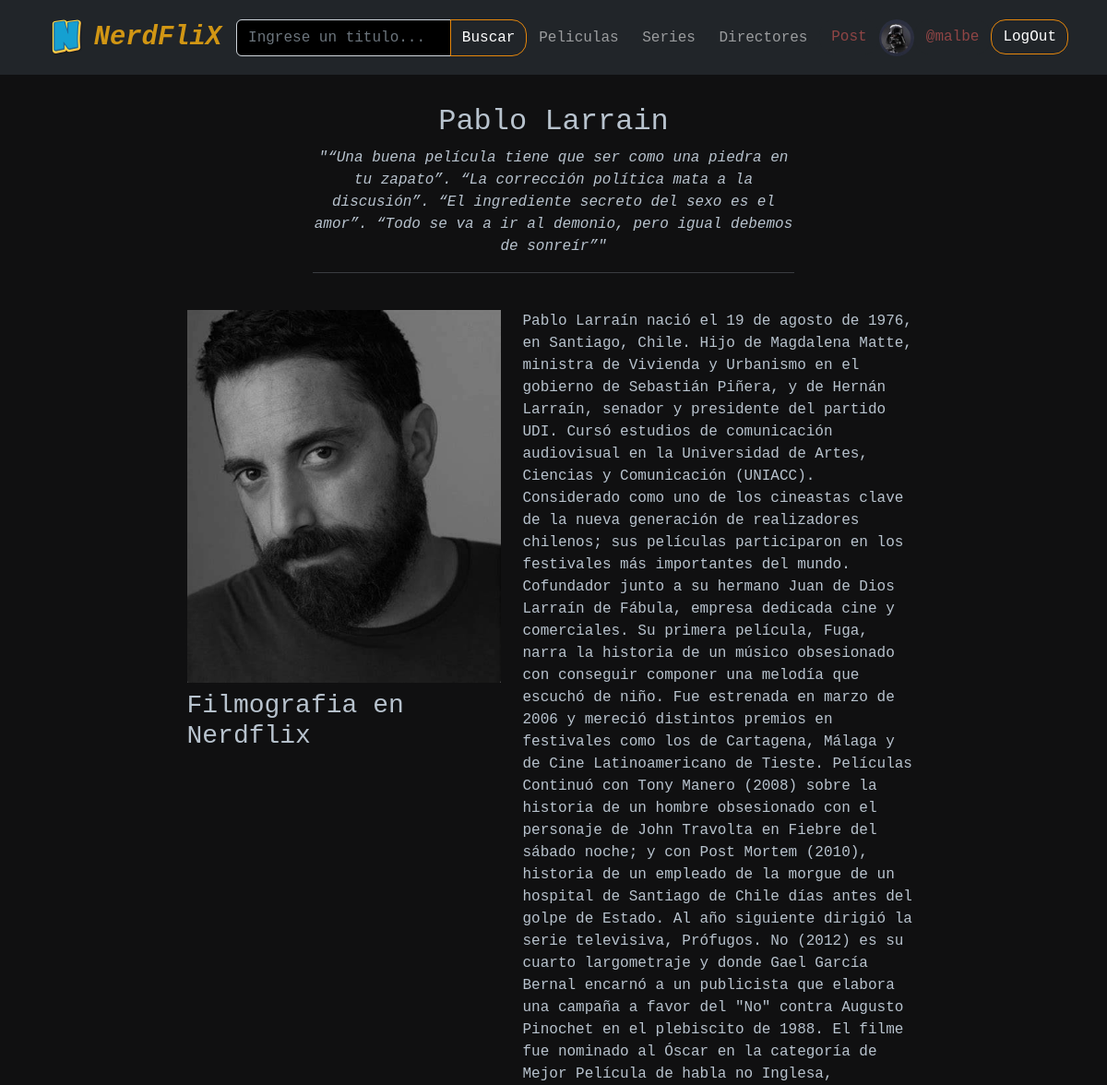
/directores-detalle/pablo-larrain (signed in, upper part), run on an earlier commit of the app's database.
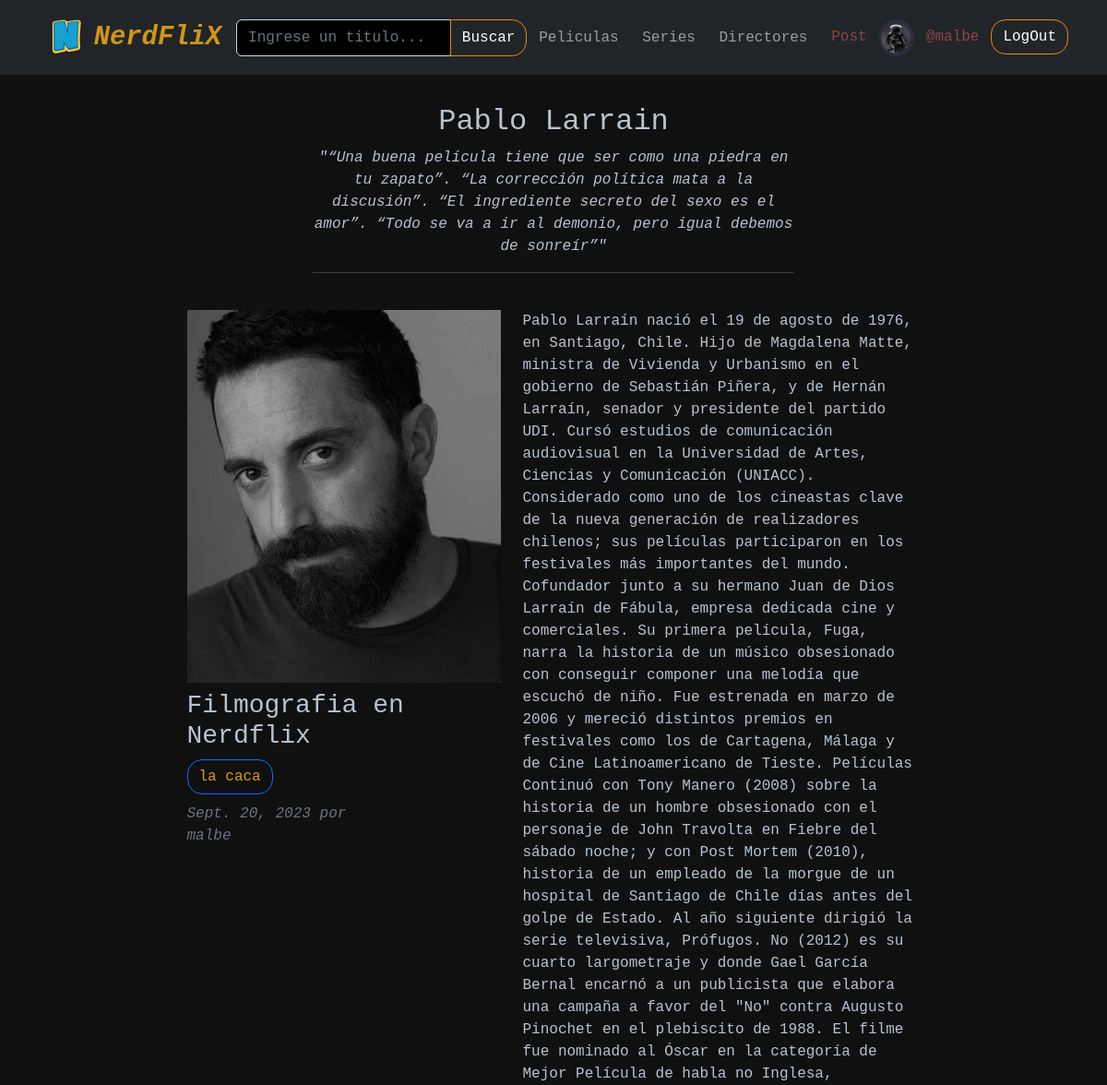
And on a later commit of the database.
### AppCoder/models.py (models this page shows, shortened)
class Peliculas(models.Model):
    titulo =models.CharField(max_length=50)
    slug = models.SlugField(unique=True,null=True)
    fecha_creacion=models.DateField(auto_now_add=True)
    genero= models.ManyToManyField(Generos)
    año=models.IntegerField(blank=True,null=True)
    director = models.ForeignKey(Directores,on_delete=models.CASCADE,null=True)
    reseña = models.TextField(null=True)
    autor_reseña= models.ForeignKey(User,on_delete=models.CASCADE,null=True)
    cover = models.ImageField(null=True)
    imagen = models.ImageField(null=True)
    video_link = EmbedVideoField(blank=True,null=True)
    destacada= models.BooleanField(default=False)

### AppCoder/views.py (the view)
# urls.py: path('directores-detalle/<slug:slug>',DirectoresDetalle.as_view(),name='directores_detalle'),
class DirectoresDetalle(LoginRequiredMixin,DetailView):
     model = Directores
     template_name= 'AppCoder/directores_detalle.html'
     def get_context_data(self, **kwargs):
        query=self.request.path.replace('/directores-detalle/','')
        context = super().get_context_data(**kwargs)
        context['peliculas']=Peliculas.objects.filter(director__slug=query)
        return context

### AppCoder/context_processors.py (called while the page is built)
def generos_contexto(request):
    generos=Generos.objects.all()
    return {
        'generos':generos
    }

### AppCoder/templates/AppCoder/directores_detalle.html (shortened to what this page needs)
{% extends "Base.html" %}
{% load static %}
{% block contenidoQueCambia %}
        <div class="page-header d-flex align-items-center">
          <div class="container position-relative">
            <div class="row d-flex justify-content-center">
              <div class="col-lg-6 text-center">
                <br>
                <h2>{{directores.nombre}} {{directores.apellido}}</h2>
                <p><i>"{{directores.citas}}"</i></p>
                <hr class="d-none d-md-block">
              </div>
            </div>
          </div>
        </div>
    <br>
        <section id="about" class="about">
          <div class="container">
            <div class="row gy-4 justify-content-center">
              <div class="col-lg-4">
                <img src="{{ directores.imagen.url }}"href="" class="img-fluid" alt="">
                <div class="section-header">
                    <h3>Filmografia en Nerdflix</h3>
                    {% for pelicula in peliculas %}
                    <div class="col-xl-8 ">
                    <div class="gallery-item h-100">
                        <h2><button class=" btn btn-outline-primary"> <a href="{% url 'peliculas_detalle' pelicula.slug %}">{{ pelicula.titulo }}</a></h2></button>
                        <div class="text-muted fst-italic mb-2"> {{ pelicula.fecha_creacion}} por {{ pelicula.autor_reseña}}</div>
                    </div>
                    </div>
                    {% endfor %}
                  </div>
              </div>
              <div class="col-lg-5 content">
                <p class="m-0">
                </p>
              </div>
            </div>
          </div>
        </section>
    <br>
    <br>
    <br>
{% endblock %}

What changed in the data, as far as the page shows it:
added Peliculas: titulo "la caca", fecha_creacion "Sept. 20, 2023", autor_reseña "malbe"
